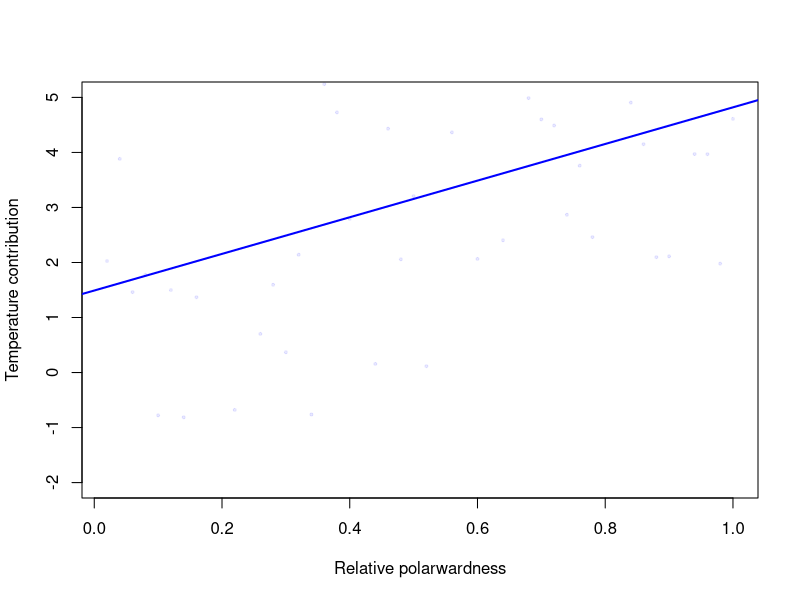

R code for this plot: (Note: this script raises an error after producing the figure.)
#load packages

#list wds


##### PLOT MAP #####

##### PLOT GRAPH ######

#create data for plot
varContr <- c(rnorm(10, mean = 1, sd = 2),
              rnorm(10, mean = 2, sd = 2),
              rnorm(10, mean = 3, sd = 2),
              rnorm(10, mean = 4, sd = 2),
              rnorm(10, mean = 5, sd = 2))

relPolewardness <- c(1:50 / 50)

#set y and x lims
ylim <- c(-2, 5)
xlim <- c(0, 1)

#minT
plot(relPolewardness, varContr, 
     pch = 19, cex = 0.4, col = '#0000FF15',
     ylab = 'Temperature contribution',
     xlab = 'Relative polarwardness',
     ylim = c(ylim[1], ylim[2]))

#fit linear model
lin_mod_minT <- lm(varContr ~ relPolewardness)
abline(lin_mod_minT, col = '#0000FF', lwd = 2)


summa <- summary(lin_mod_minT)
r2 <- summa$r.squared

#set parametres for plotting
par(mar = c(5,5,5,5))



#get y and x lims
ylim <- range(c(cont_minT, cont_meanT, cont_maxT))
xlim <- range(sps_minT_SHAP_info[[j]]$relPolarwardness) #no matter which

#minT
plot(sps_minT_SHAP_info[[j]]$relPolarwardness, cont_minT, 
     pch = 19, cex = 0.4, col = '#0000FF15',
     ylab = 'Temperature contribution',
     xlab = 'Relative polarwardness',
     ylim = c(ylim[1], ylim[2]))

#fit linear model
lin_mod_minT <- lm(cont_minT ~ sps_minT_SHAP_info[[j]]$relPolarwardness)
abline(lin_mod_minT, col = '#0000FF', lwd = 2)
